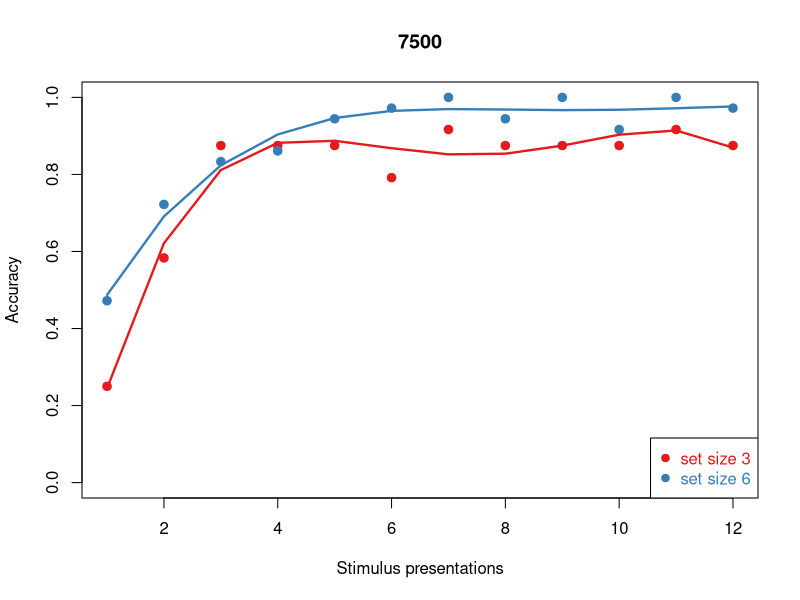
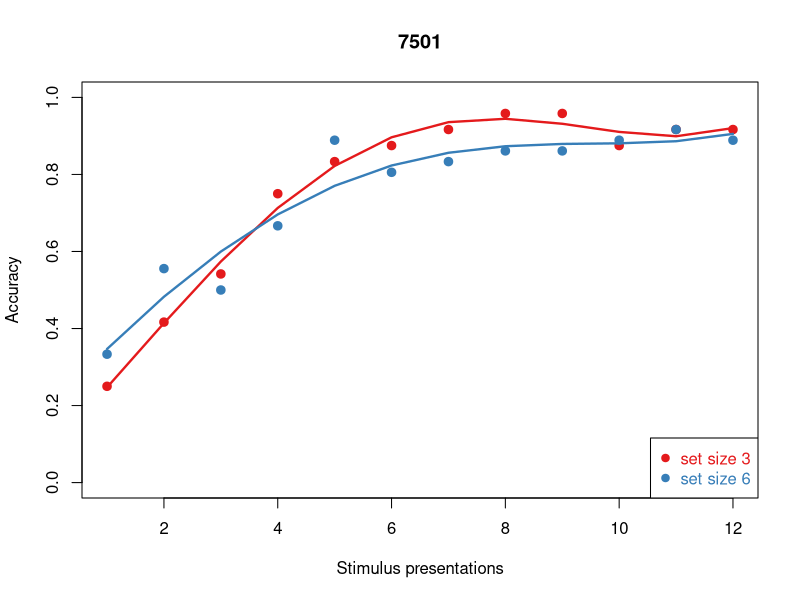
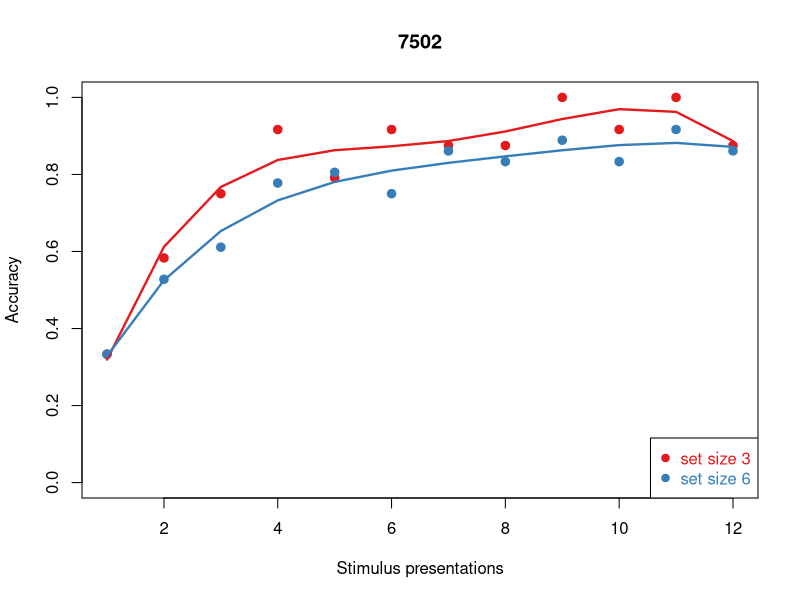
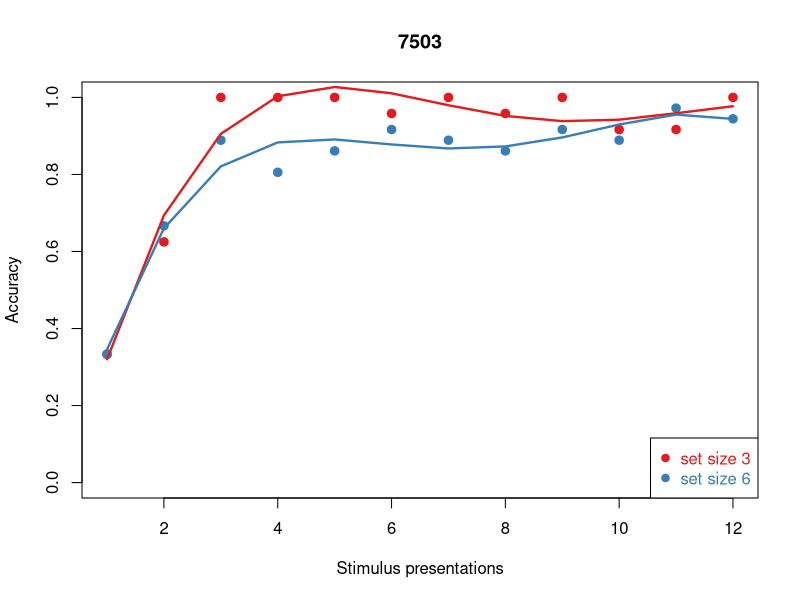
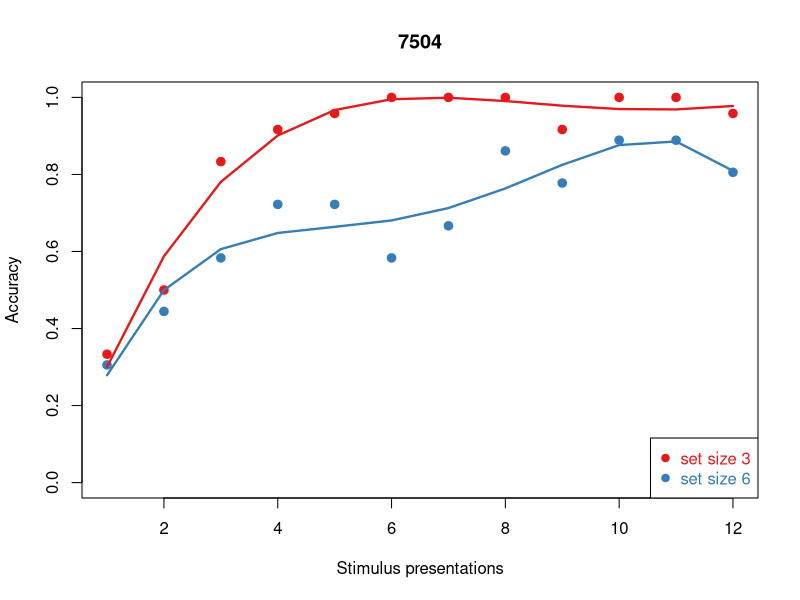
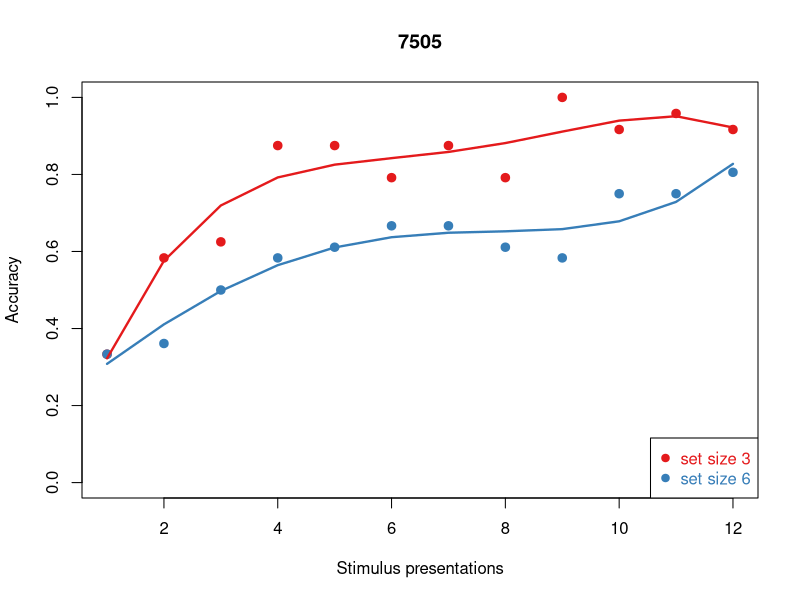
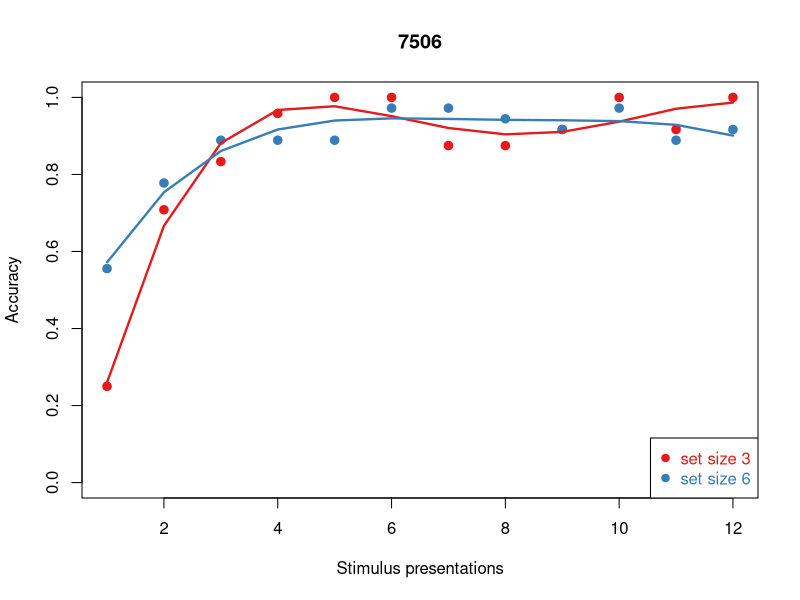
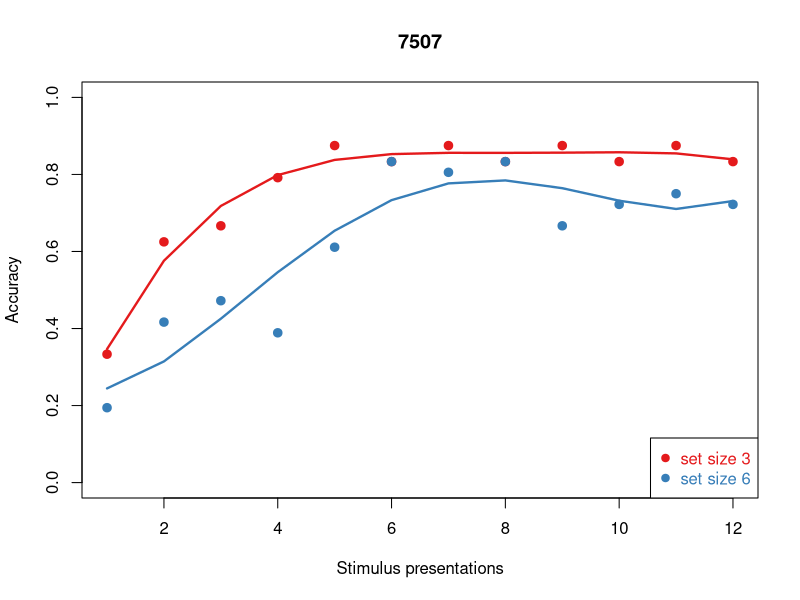

Reproduce these figures in R, in order. (Note: this script raises an error after producing the figures.)
## ---- chunk 1
#
rm(list = ls())
library(matlab)
library(tidyverse)
library(magrittr)

## ---- chunk 2

#Import data
wmodata     <- read.csv('./processed_data/wmo_training_2023.txt') 
wmotestdata <- read.csv('./processed_data/wmo_test_06_2023.txt') 


Training.blocks <- c(3,6,3,3,6,3,6,6,3,3,6,3,6,3) #from data
block.3 <- which(Training.blocks==3)
block.6 <- which(Training.blocks==6)
#logical indices
ns3 <- wmodata$trial==39
ns6 <- wmodata$trial==78
#variable declaration as determined by saved data
wmo.N.trials <- 780 
ns3.blks <- 8 
ns6.blks <- 6
ns3.n <- 3
ns6.n <- 6
#maintain a universal list of participants
#Subs <- unique(wmodata$subject)#this will change

Subjects <- as.matrix(read.csv('stag_2023_subjects.csv',header = FALSE))

# excluded subjects 
# ---- 7532,  don't know why yet
 Subjects[Subjects=='7532']=0
## ---- chunk 3
i=1
mean.acc.3 <- c()
mean.acc.6 <- c() 
wmo.s <- c()
Missing.p <- c()
learningRate.3 <- c()
learningRate.6 <- c()
#Subjects=7515
#iterate through each subject here:
for (s in Subjects) {
OneSub <- wmodata$subject == s  
if(any(OneSub)==1){

#rehsape script here: this reshapes response vector in to trial x block
#use these to find the trials
temp.sort.3 <- reshape(as.matrix(wmodata$seq[OneSub & ns3]),39,ns3.blks)
temp.sort.6 <- reshape(as.matrix(wmodata$seq[OneSub & ns6]),78,ns6.blks)
#these are the actual data. 
temp.dat.3 <- reshape(as.matrix(wmodata$acc[OneSub & ns3]),39, ns3.blks)
temp.dat.6 <- reshape(as.matrix(wmodata$acc[OneSub & ns6]),78, ns6.blks)
#iterate through blocks here:
temp.cat.3 <- c()
temp.cat.6 <- c()

for (n in 1:ns3.blks) {
  #iterate through items here
 #temp.cat.3<- cbind(temp.cat.3,reshape(as.matrix(sort(temp.sort.3[,n])),13,3)) #accumulates across blocks
 
  temp.cat.3<-cbind(temp.cat.3,cbind(as.matrix(temp.dat.3[temp.sort.3[,n]==1,n][1:12]),
                                     as.matrix(temp.dat.3[temp.sort.3[,n]==2,n][1:12]),
                                      as.matrix(temp.dat.3[temp.sort.3[,n]==3,n][1:12])
                                     )
                    )
   if(TRUE){ 
     if (n <= ns6.blks) {
          temp.cat.6<-cbind(temp.cat.6,cbind(as.matrix(temp.dat.6[temp.sort.6[,n]==1,n][1:12]),
                                      as.matrix(temp.dat.6[temp.sort.6[,n]==2,n][1:12]),
                                      as.matrix(temp.dat.6[temp.sort.6[,n]==3,n][1:12]),
                                      as.matrix(temp.dat.6[temp.sort.6[,n]==4,n][1:12]),
                                      as.matrix(temp.dat.6[temp.sort.6[,n]==5,n][1:12]),
                                      as.matrix(temp.dat.6[temp.sort.6[,n]==6,n][1:12])
                                     )
          )
          }
     }
 
} 
#clean missing values -1 
temp.cat.6[temp.cat.6==-1]=0
temp.cat.3[temp.cat.3==-1]=0
#save subject
wmo.s[i] <- s


 mean.acc.3 <-cbind(mean.acc.3,rowMeans(temp.cat.3,na.rm = FALSE)) # accumulates across subjects
 mean.acc.6 <-cbind(mean.acc.6,rowMeans(temp.cat.6,na.rm = FALSE))
 #print(length(rowMeans(temp.cat.6,na.rm = TRUE)))
 #dataframes for model fits
 tempframe.3 <- data.frame("accuracy" =rowMeans(temp.cat.3),
                          "iterations" = 1:12 )
tempframe.6 <- data.frame("accuracy" =rowMeans(temp.cat.6),
                          "iterations" = 1:12 )
temp.lm.3 <- lm(accuracy ~ poly(iterations,4), data = tempframe.3)
temp.lm.6 <- lm(accuracy ~ poly(iterations,4), data = tempframe.6)
 
  if (1) {
   
 
    plot(rowMeans(temp.cat.3),ylim = c(0,1),col = '#e41a1c',
          cex=1,lwd=2,pch=19, xlab ='Stimulus presentations',
          ylab ='Accuracy', main = s)
    #c(s,   round(summary(temp.lm.3)$coefficients[4,1],3),round(summary(temp.lm.6)$coefficients[4,1],3)

 
    #lines(rowMeans(temp.cat.3),ylim = c(0,1),col = 'green4',lwd=2)
    points(rowMeans(temp.cat.6),ylim = c(0,1),col = '#377eb8',pch=19,cex=1,lwd=2)
    #lines(rowMeans(temp.cat.6),ylim = c(0,1),col = 'orange',lwd=2)
    legend("bottomright", c("set size 3", "set size 6"),pch = c( 19, 19),
           text.col =c( "#e41a1c","#377eb8"), col = c("#e41a1c","#377eb8"))

    lines(tempframe.3$iterations,temp.lm.3$fitted.values,lwd=2.3, col = '#e41a1c')
    lines(tempframe.6$iterations,temp.lm.6$fitted.values,lwd=2.3, col = '#377eb8')
  }

learningRate.3[i] <- round(summary(temp.lm.3)$coefficients[4,1],3)
learningRate.6[i] <- round(summary(temp.lm.6)$coefficients[4,1],3)


i = i+ 1
}
else {
  #use this to track missing data
  Missing.p[i] <-s 
  
mean.acc.3 <-cbind(mean.acc.3,rep(NA,12)) # accumulates across subjects
mean.acc.6 <-cbind(mean.acc.6,rep(NA,12))
}
}
# set size 3 vs set size 6 performance indicator: subtract the two and take the average for each iteration point. A negative number indicates better performance, overall in set size 6, no difference if close to zero

wmo.learn.score <- colMeans(mean.acc.3-mean.acc.6)

## ---- chunk 4
ns3.test.mean <- c()
ns6.test.mean <- c()
i = 1
for (s in Subjects) {
  OneSub <- wmotestdata$subject==s  
  ns3.test.mean[i] <- mean(wmotestdata[!is.na(match(wmotestdata[,"stim"],block.3)) & OneSub,"acc"])
  ns6.test.mean[i] <- mean(wmotestdata[!is.na(match(wmotestdata[,"stim"],block.6)) & OneSub,"acc"])

  i = i + 1
}
TestData=data.frame(ns3.test.mean,ns6.test.mean)

## ---- chunk 5
if(1){
  
mean.acc.3 %<>% t()
mean.acc.6 %<>% t()
colnames(mean.acc.3) = paste0('learn3_',1:12)
colnames(mean.acc.6) = paste0('learn6_',1:12)
rlwm_data <-  cbind(mean.acc.3, mean.acc.6) %>% 
  as_data_frame()
 
  
ns3_test <- rep(ns3.test.mean,12) %>% 
    as.matrix() %>% 
    reshape(., numel(ns3.test.mean),12) %>%
    as_data_frame()
  
colnames(ns3_test) <- paste0('test3_', 1:12)

  ns6_test <-  rep(ns6.test.mean,12) %>% 
    as.matrix() %>% 
    reshape(., numel(ns6.test.mean),12) %>%
    as_data_frame()
colnames(ns6_test) <- paste0('test6_', 1:12)

rlwm_data %<>% 
  cbind(ns3_test, ns6_test) %>% 
   mutate(subjects = Subjects %>% c()) %>% 
  drop_na()

write_csv(rlwm_data, 'RLWM_data_stag052023.csv')

}

RLWM_test_new <- wmotestdata %>%  
  rename(response = Code, 
         imageID = stim, 
         blockID = block) %>% 
  mutate(stimetSize =  
           case_when(blockID == 2 ~ 6, 
                     blockID == 3 ~ 3, 
                     blockID == 4 ~ 3, 
                     blockID == 5 ~ 6, 
                     blockID == 6 ~ 3, 
                     blockID == 7 ~ 6, 
                     blockID == 8 ~ 6, 
                     blockID == 9 ~ 3, 
                     blockID == 10 ~ 3, 
                     blockID == 11 ~ 6, 
                     blockID == 12 ~ 3, 
                     blockID == 13 ~ 6))



write_csv(RLWM_test_new, 'RLWM_TEST_data_stag_06_2023.csv')
## ---- chunk 6
dat = read_csv('one_subject_fit.csv')

dat %>% 
  drop_na() %>% 
  inner_join(tibble(blockSize = c(3,6,3,3,6,3,6,6,3,3,6,3,6,3), 
                    block=1:14), by='block') %>% 
  filter(blockSize==3, image==2, block==6) %>% 

arrange(block, image) %>% 
  group_by(block, image) %>% 
  mutate(index_bi = row_number()) %>%  
 # ungroup() %>% skimr::skim()
  group_by(index_bi, response) %>% 
  
  
  summarise(mean=mean(Q),
         n=n(),
            se=std(Q)/sqrt(n))  %>% 
   ggplot(aes(x=index_bi, y=mean, 
              ymax=mean+se, ymin=mean-se, 
              group=response, color=as.factor(response))) +
  geom_point(size=5) +
  geom_line(size=2) +
  theme_pubclean(base_size = 28, base_family = 'Times', ) +
  xlab("Trials")+
  ylab('Utility (U)') 
  
 
 
  
  
